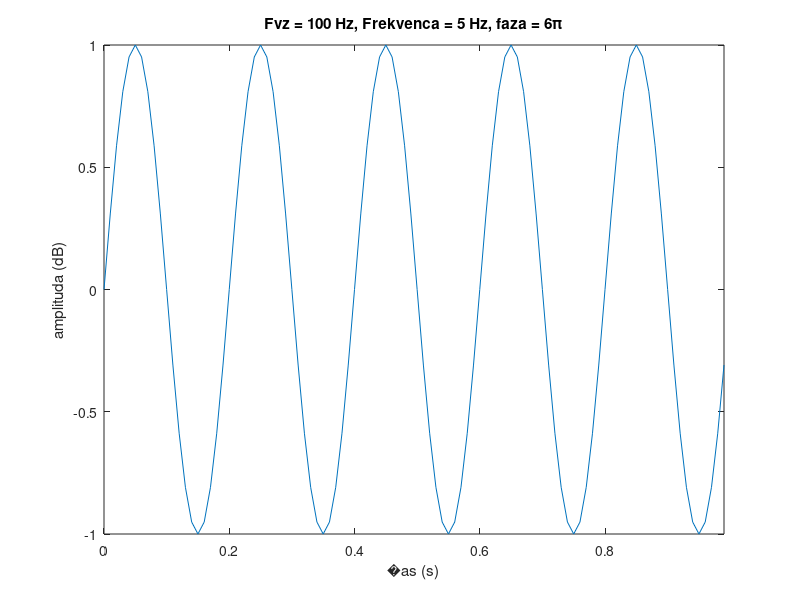
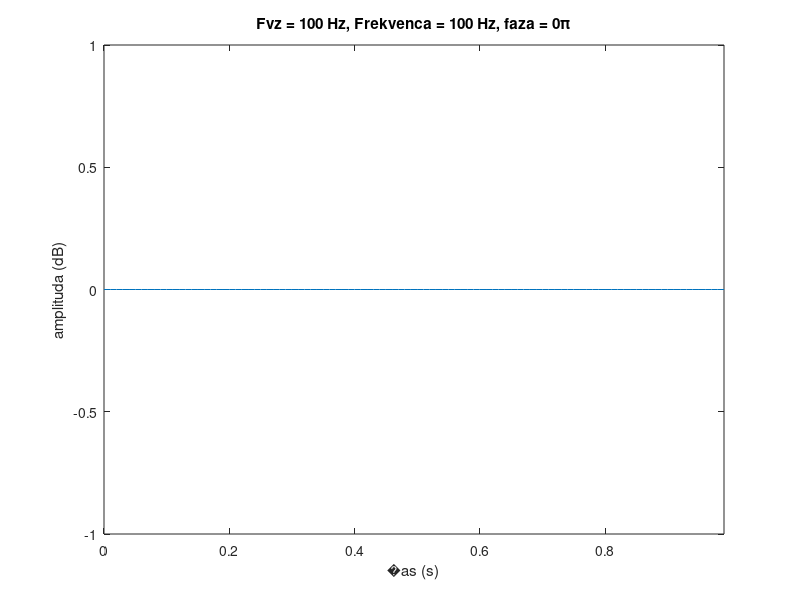
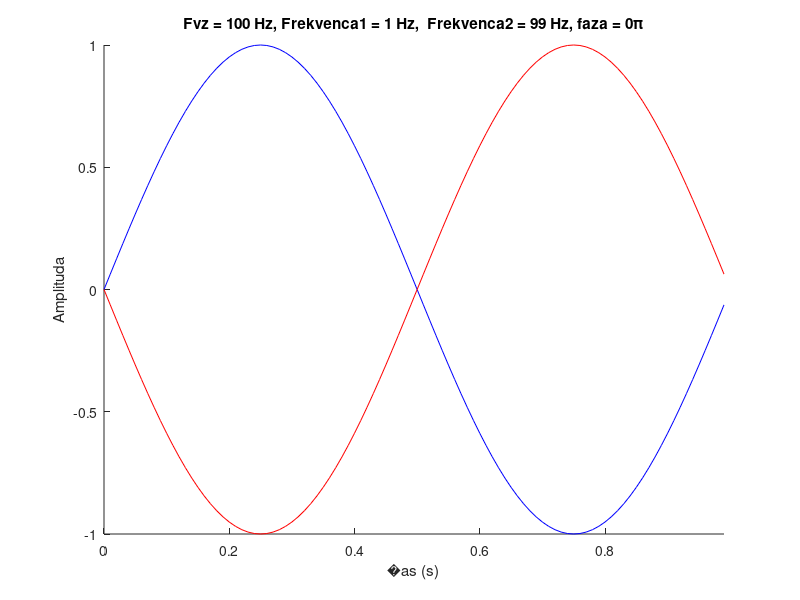

Write the MATLAB code that produced these figures, in order. (Note: this script raises an error after producing the figures.)
%----------------------------------------------------------------------------------------
% Vzor�enje in Nyquistov teorem;
Fvz = 100; % Frekvenca vzor�enja (v Hz)
T = 1; % dol�ina signala (v s)
i = [0:1:T*Fvz-1]/Fvz; % vektor �asovnih indeksov
f1=5; % frekvenca sinusoide
A1=1; % amplituda sinusoide
faza1=0.0; % faza sinusoide

% izris sinuside pri razlicnih fazah......................................................
figure
for faza1=0:0.1:6; 
    s=A1*sin(2*pi*f1*i+faza1*pi); 
    plot(i,s); 
    axis tight; 
    set(gca,'YLim',[-1,1]);
    title(['Fvz = ' num2str(Fvz) ' Hz, Frekvenca = ' num2str(f1) ' Hz, faza = ' num2str(faza1) '\pi']);
    xlabel('�as (s)');
    ylabel('amplituda (dB)');
    pause; 
end

% izris sinusid pri razlicnih frekvencah...............................................
faza1 = 0;
figure
for f1=0:1:Fvz; 
    s=A1*sin(2*pi*f1*i+faza1*pi); 
    plot(i,s); 
    axis tight; 
    set(gca,'YLim',[-1,1]);
    title(['Fvz = ' num2str(Fvz) ' Hz, Frekvenca = ' num2str(f1) ' Hz, faza = ' num2str(faza1) '\pi']);
    xlabel('�as (s)');
    ylabel('amplituda (dB)');
    pause(0.05); 
end

%%%%%%%%%%%%%%%%%%%%%%%%%%%% izris sinusoid s frekvenco f1 in Fvz-f1.........................
figure; hold on; %
f1=1; 
s1=sin(2*pi*f1*i+faza1*pi); 
plot(i,s1,'b'); 
f2=Fvz-f1; 
s2=sin(2*pi*f2*i+faza1*pi); 
plot(i,s2,'r'); 
xlabel('�as (s)'); ylabel('Amplituda');
title(['Fvz = ' num2str(Fvz) ' Hz, Frekvenca1 = ' num2str(f1) ' Hz,  Frekvenca2 = ' num2str(f2) ' Hz, faza = ' num2str(faza1) '\pi']);
axis tight;

%----------------------------------------------------------------------------------------

% glej tudi primera v Mathematici: (WheelIllusion.nbp in SamplingTheorem.nbp)


% V Z O R � E N J E    Z V O K A
%-----------------------------------------------------------------------------------------
% vzor�enje zvoka 
Fs = 44100; % vzor�evalna frekvenca
bits = 16; % bitna lo�ljivost
nchans = 1; % 1 (mono), 2 (stereo).
recorder = audiorecorder(Fs,bits,nchans);
recordblocking(recorder,5);
posnetek = getaudiodata(recorder);
figure; plot(posnetek);

sound(1*posnetek,44100);

sound(1*posnetek,44100/2);

sound(1*posnetek,2*44100);


%-----------------------------------------------------------------------------------------
% ali zaznate fazne spremembe? Spreminjajte faza1 med 0 in 2.0 in po�enite ta demo...
Fvz = 44100;% vzor�evalna frekvenca
T = 3; % �as v sekundah
i = [0:T*Fvz-1]/Fvz; % vektor �asovnih indeksovs
f1 = 500; % frekvenca sinusoide
A1 = 0.3; % amplituda sinusoide
faza1 = 0.5; % faza sinusoide

s=A1*sin(2*pi*f1*i+faza1*pi); % tvrojenje sinusoide
s2=A1*sin(2*pi*f1*i+0*pi); % tvrojenje sinusoide

sound([s s2],Fvz);


%-----------------------------------------------------------------------------------------
% trije poskusi: 1. f1 = 50;
%                2. f1 = 450;
%                3. f1 = 1450;
%                4. f1 = 2450;   
Fvz = 44100;% vzor�evalna frekvenca
T = 3;
i = [0:T*Fvz-1]/Fvz; % vektor �asovnih indeksov
f1=2450; % frekvenca sinusoide
A1=5.5; % amplituda sinusoide
faza1=0.0; % faza sinusoide
f2=f1+1; % frekvenca druge sinusoide

s1=A1*sin(2*pi*f1*i+faza1*pi); % tvrojenje prve sinusoide
s2=A1*sin(2*pi*f2*i+faza1*pi); % tvrojenje druge sinusoide
sound([s1 s2],Fvz);


%-----------------------------------------------------------------------------------------
% ali zaznate zvok netopirja pri 90000 Hz? Nyquist?
Fvz = 44100;% vzor�evalna frekvenca
T = 3;
i = [0:T*Fvz-1]/Fvz; % vektor �asovnih indeksov
fnetopir = 140000; % frekvenca sinusoide
A1=5.5; % amplituda sinusoide
faza1=1.0; % faza sinusoide

s=A1*sin(2*pi*fnetopir*i+faza1*pi); % tvorjenje sinusoide
sound(s,Fvz);


% izris sinuside pri razlicnih fazah (verzija 2)......................................................
Fvz = 100;
T = 1;
i = [0:T*Fvz-1]/Fvz; % vektor �asovnih indeksov
f1=5; % frekvenca sinusoide
A1=5; % amplituda sinusoide
faza1=0.0; % faza sinusoide


% spremninjanje frekvence...
close all;
figure;
for f1=0:Fvz; 
    s=sin(2*pi*f1*i+faza1*pi); 
    
    % izris v �asovni domeni
    subplot(2,1,1);
    plot(s); 
    axis tight; 
    set(gca,'YLim',[-1,1]);
    title(['�asovna domena: Fvz = ' num2str(Fvz) ' Hz, Frekvenca = ' num2str(f1) ' Hz, faza = ' num2str(faza1) '\pi']);
    
    % izris v frekven�ni domeni
    subplot(2,1,2);
    plot(abs(fft(s)),'r'); 
    axis tight; 
    set(gca,'YLim',[-1,1]);
    title(['Frekven�na domena (abs): Fvz = ' num2str(Fvz) ' Hz, Frekvenca = ' num2str(f1) ' Hz, faza = ' num2str(faza1) '\pi']);
    
    pause; 
end


% in faze... (ve� o tem na naslednjih vajah)
f1=5; % frekvenca sinusoide
A1=5; % amplituda sinusoide
faza1=0.0; % faza sinusoide
close all;
figure;
for faza1=0:0.1:2; 
    s=sin(2*pi*f1*i+faza1*pi); 
    
    % izris v �asovni domeni
    subplot(2,1,1);
    plot(s); 
    axis tight; 
    set(gca,'YLim',[-1,1]);
    title(['�asovna domena: Fvz = ' num2str(Fvz) ' Hz, Frekvenca = ' num2str(f1) ' Hz, faza = ' num2str(faza1) '\pi']);
    
    % izris v frekven�ni domeni
    subplot(2,1,2);
    plot(abs(fft(s)),'r'); 
    axis tight; 
    set(gca,'YLim',[-1,1]);
    title(['Frekven�na domena (abs): Fvz = ' num2str(Fvz) ' Hz, Frekvenca = ' num2str(f1) ' Hz, faza = ' num2str(faza1) '\pi']);
    
    pause; 
end



% S L I K E
%-----------------------------------------------------------------------------------------
% vzor�enje slik in Moire 
addpath('D:\Dropbox\FERI\mag\ROSIS\1-Vzorcenje')
A = imread('Moire.jpg');
figure; 
imshow(A);
title('originalna slika'); 


pvz = 3; % faktor podvzor�enja
figure;
imshow(A(1:pvz:end,1:pvz:end,:));
title(['podvzor�ena slika: faktor podvzor�enja ' num2str(pvz)]); 
 
st_bit = 0; % nova bitna lo�ljivost 
kvant = 2^(9-st_bit);
figure;
imshow((A(:,:,:)/kvant)*kvant);
title(['slika pri bitni lo�ljivosti ' num2str(st_bit)]); 

figure; subplot(2,2,1);
imshow((A(:,:,:)/kvant)*kvant);
title(['slika pri bitni lo�ljivosti ' num2str(st_bit)]); 
subplot(2,2,2);
imshow((A(:,:,1)/kvant)*kvant);
title(['ravnina R pri bitni lo�ljivosti ' num2str(st_bit)]); 
subplot(2,2,3);
imshow((A(:,:,2)/kvant)*kvant);
title(['ravnina R pri bitni lo�ljivosti ' num2str(st_bit)]); 
subplot(2,2,4);
imshow((A(:,:,3)/kvant)*kvant);
title(['ravnina R pri bitni lo�ljivosti ' num2str(st_bit)]); 


%-----------------------------------------------------------------------------------------
% spekter slik, Moire in Diskretna Fourierova transformacija (fft2) 

addpath('D:\Dropbox\FERI\mag\ROSIS\1-Vzorcenje')
A = imread('Moire.jpg');
figure; 
imshow(A);
title('originalna slika'); 

close all;
B = double(A(:,:,1));
figure; mesh(abs(fft2( B - mean(B(:)),100,100 ))); title('R ravnina')
B = double(A(:,:,2));
figure; mesh(abs(fft2( B - mean(B(:)),100,100 ))); title('G ravnina')
B = double(A(:,:,3));
figure; mesh(abs(fft2( B - mean(B(:)),100,100 ))); title('B ravnina')

% prevzor�ena slika..................................
pvz = 4;
B = double(A(1:pvz:end,1:pvz:end,1));
figure; mesh(abs(fft2( B - mean(B(:)),100,100 ))); title(['R ravnina, po podvzor�enju s faktorjem ' num2str(pvz)]);
B = double(A(1:pvz:end,1:pvz:end,2));
figure; mesh(abs(fft2( B - mean(B(:)),100,100 ))); title(['G ravnina, po podvzor�enju s faktorjem ' num2str(pvz)]);
B = double(A(1:pvz:end,1:pvz:end,3));
figure; mesh(abs(fft2( B - mean(B(:)),100,100 ))); title(['B ravnina, po podvzor�enju s faktorjem ' num2str(pvz)]);

%-----------------------------------------------------------------------------------------
% podvzor�enje slik in operator povpre�enja 
addpath('D:\Dropbox\FERI\mag\ROSIS\1-Vzorcenje')
A = imread('Moire.jpg');
figure; 
imshow(A);
title('originalna slika'); 

pvz = 3; % faktor podvzor�enja
figure;
imshow(A(1:pvz:end,1:pvz:end,:));
title(['podvzor�ena slika: faktor podvzor�enja ' num2str(pvz)]); 
 
% operator povpre�enja (verzija 1)
D=3; % premer lokalne okolice piksla, na kateri se izra�una povpre�na verdnost
B=[];
for r=1:size(A,1)-D+1
    for c=1:size(A,2)-D+1
        C=A(r+0:D-1,c+[0:D-1],1); % R ravnina
        B(r,c,1) = mean(C(:));
        C=A(r+[0:D-1],c+[0:D-1],2); % G ravnina
        B(r,c,2) = mean(C(:));
        C=A(r+[0:D-1],c+[0:D-1],3); % B ravnina
        B(r,c,3) = mean(C(:));
    end
end
figure;
imshow(uint8(B));
title('zglajena slika'); 

% operator povpre�enja (verzija 2)
% isti operator povpre�enja kot zgoraj, implementiran nekoliko druga�e (veliko hitrej�a izvedba)
D=3; % premer lokalne okolice piksla, na kateri se izra�una povpre�na vrednost
B=[];
B(:,:,1) = conv2(double(A(:,:,1)),ones(D,D)/D^2);
B(:,:,2) = conv2(double(A(:,:,2)),ones(D,D)/D^2);
B(:,:,3) = conv2(double(A(:,:,3)),ones(D,D)/D^2);
B = uint8(B);
figure;
imshow(B);
title('zglajena slika'); 

% prikaz
pvz = 3; % faktor podvzor�enja
figure; subplot(1,2,1)
imshow(A(1:pvz:end,1:pvz:end,:));
title(['podvzor�ena slika: faktor podvzor�enja ' num2str(pvz)]); 
subplot(1,2,2)
imshow(B(1:pvz:end,1:pvz:end,:));
title(['zglajena podvzor�ena slika: faktor podvzor�enja ' num2str(pvz)]); 